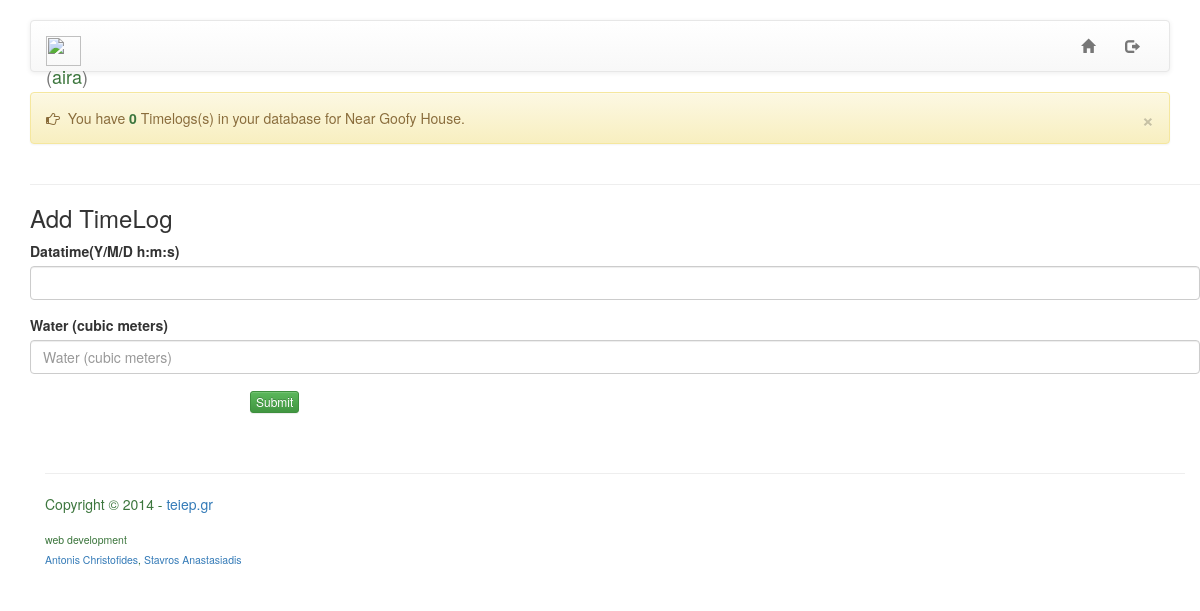
/create_irrigationlog/2/ (signed in), run on an earlier commit of the app's database.
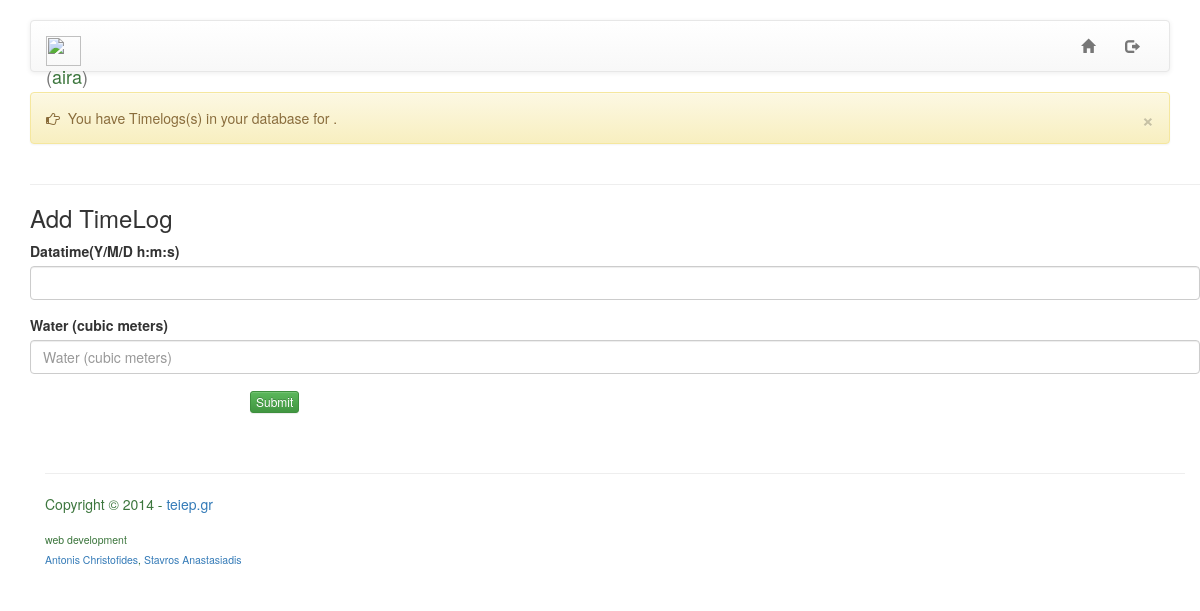
And on a later commit of the database.
### aira/models.py (models this page shows, shortened)
class Agrifield(models.Model):
    owner = models.ForeignKey(User)
    name = models.CharField(max_length=255,
                            default='i.e. MyField1')
    lon = models.FloatField()
    lat = models.FloatField()
    ct = models.ForeignKey(CropType)
    irrt = models.ForeignKey(IrrigationType)
    area = models.FloatField()
    class Meta:
        ordering = ('-name',)
        verbose_name_plural = 'Agrifields'

### aira/views.py (the view, shortened to what this page needs)
class CreateIrrigationLog(CreateView):
    model = IrrigationLog
    form_class = IrrigationlogForm
    success_url = "/home"
    def get_context_data(self, **kwargs):
        context = super(CreateIrrigationLog, self).get_context_data(**kwargs)
        try:
            context['agrifield'] = Agrifield.objects.get(pk=self.kwargs['pk'])
            context['logs'] = IrrigationLog.objects.filter(agrifield=self.kwargs['pk']).all()
            context['logs_count'] = context['logs'].count()
        except Agrifield.DoesNotExist:
            context['logs'] = None
        return context

### aira/forms.py
class IrrigationlogForm(forms.ModelForm):
    class Meta:
        model = IrrigationLog
        exclude = ('agrifield',)
        labels = {
            'time': _('Datatime(Y/M/D h:m:s) '),
            'water_amount': _('Water (cubic meters)'),
        }

### aira/templates/aira/irrigationlog_form.html (shortened to what this page needs)
{% extends 'base.html' %}
{% load bootstrap3 %}
{% block content %}
<div class="alert alert-warning">
    <a href="#" class="close" data-dismiss="alert">&times;</a>
    <i class="fa fa-hand-o-right fa-1x"></i>&nbsp;  You have <b><span class="text text-success">{{logs_count}}</span></b> Timelogs(s) in your database for {{ agrifield.name }}.
</div>
<div class="container">
    <div class="row">
    	<hr>
    	 <h3>Add TimeLog</h3>
        <div class="col-lg-12">
            <form method="post" role="form" class="form-horizontal">
                    {% bootstrap_form form layout='horizontal' %}
                    {% buttons %}
                    <div class="col-sm-offset-2 col-sm-10">
                        <button type="submit" class="btn btn-success btn-xs">Submit</button>
                    </div>
            {% endbuttons %}
            </form>
        </div>
        <hr><br>
{% endblock %}

What changed in the data, as far as the page shows it:
removed Agrifield: name "Near Goofy House"
Also different on the page:
{{ logs_count }}: "0" → (not shown)
